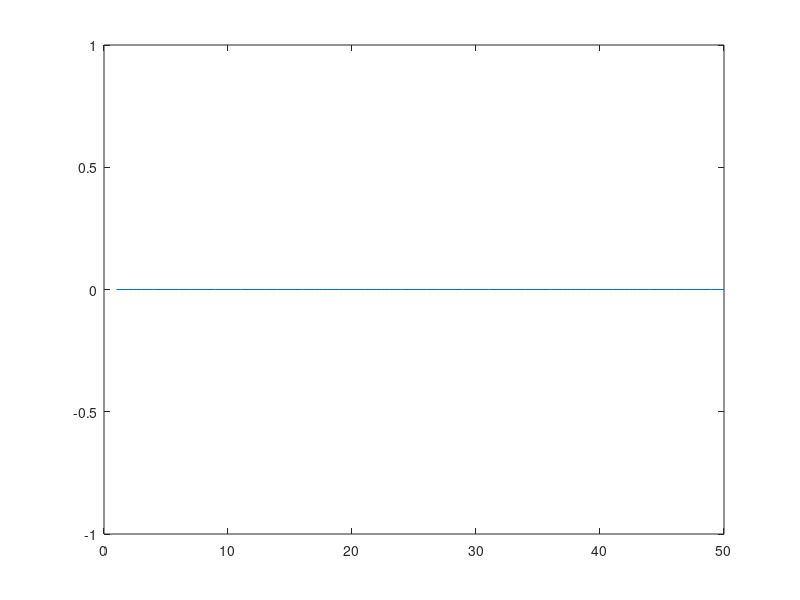

Write the MATLAB code that produced this figure. (Note: this script raises an error after producing the figure.)
n=(1:50)*2*pi ;

Y = sin(n*50) ;
hp = plot(Y) ;              %// Generate the initial plot (and retrieve the handle of the graphic object)
ylim([-1,1]) ;              %// Set the Y axes limits (once and for all)

writerObj = VideoWriter('test2.avi'); %// initialize the VideoWriter object
open(writerObj) ;
for t = 1:1000
   Y = sin(n*50/t) ;        %// calculate new Y values
   set(hp,'YData',Y) ;      %// update the plot data (this does not generate a "new" plot), nor resize the axes

   F = getframe ;           %// Capture the frame
   writeVideo(writerObj,F)  %// add the frame to the movie
end
close(writerObj);